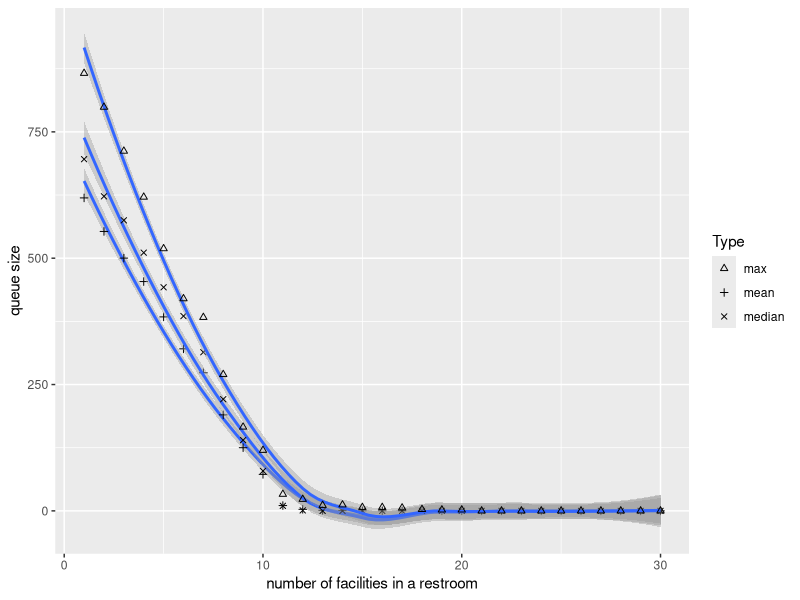

Write R code to recreate this figure.
library(ggplot2) 

data <- read.table("simulation2.csv", header=TRUE, sep=",") 
mean <- colMeans(data)
median <- apply(data, 2, median)
max <- apply(data, 2, max)

df <- data.frame(facilities=seq(from=1, to=30), mean=mean, median=median, max=max)

ggplot(data=df) + scale_shape_manual(name="Type", values=c(2,3,4)) +
  geom_smooth(aes(x = facilities, y = mean)) + 
  geom_point(aes(x = facilities, y = mean, shape = "mean")) +
  geom_smooth(aes(x = facilities, y = median)) +
  geom_point(aes(x = facilities, y = median, shape = "median")) +
  geom_smooth(aes(x = facilities, y = max)) +
  geom_point(aes(x = facilities, y = max, shape = "max")) + 
  scale_y_continuous("queue size") +
  scale_x_continuous("number of facilities in a restroom")
